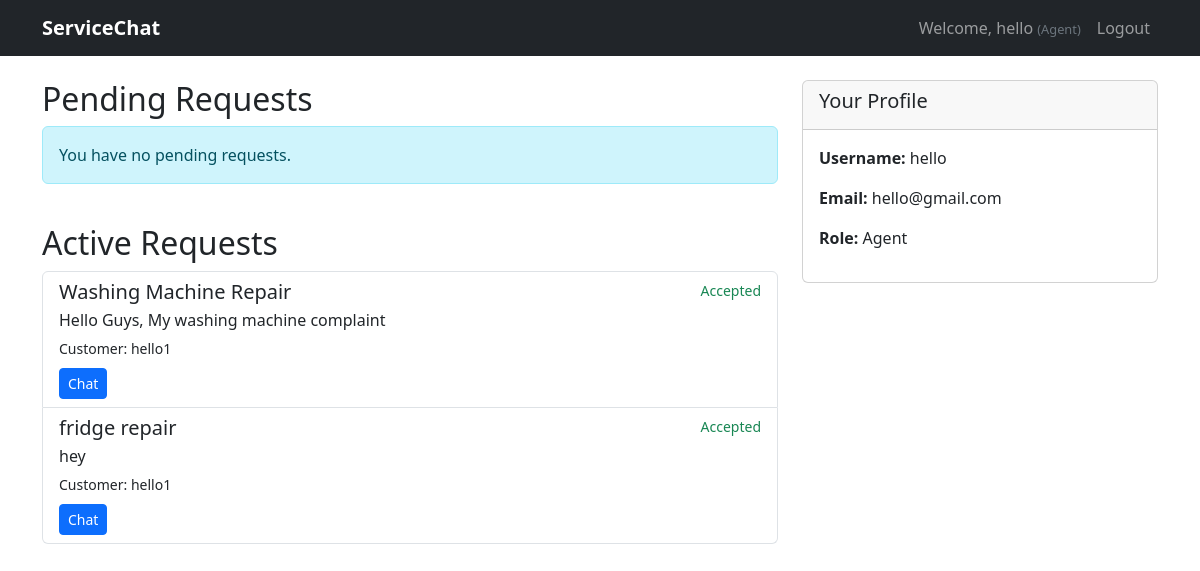
The page /agent/dashboard/ (signed in) on the database its author committed.
### core/models.py (models this page shows, shortened)
class User(AbstractUser):
    is_customer = models.BooleanField(default=False)
    is_agent = models.BooleanField(default=False)
    profile_picture = models.ImageField(upload_to='profile_pics/', null=True, blank=True)

class ServiceRequest(models.Model):
    STATUS_CHOICES = [
        ('pending', 'Pending'),
        ('accepted', 'Accepted'),
        ('rejected', 'Rejected'),
        ('completed', 'Completed'),
    ]
    customer = models.ForeignKey(User, on_delete=models.CASCADE, related_name='customer_requests')
    agent = models.ForeignKey(User, on_delete=models.CASCADE, related_name='agent_requests')
    subject = models.CharField(max_length=200)
    description = models.TextField()
    created_at = models.DateTimeField(default=timezone.now)
    status = models.CharField(max_length=20, choices=STATUS_CHOICES, default='pending')

### core/views.py (the view)
# urls.py: path('agent/dashboard/', views.agent_dashboard, name='agent_dashboard'),
@login_required
def agent_dashboard(request):
    if not request.user.is_agent:
        return redirect('customer_dashboard')
    pending_requests = ServiceRequest.objects.filter(agent=request.user, status='pending')
    active_requests = ServiceRequest.objects.filter(agent=request.user, status='accepted')
    return render(request, 'agent_dashboard.html', {
        'pending_requests': pending_requests,
        'active_requests': active_requests
    })

### core/templates/agent_dashboard.html
{% extends 'base.html' %}
{% block content %}
<div class="row">
    <div class="col-md-8">
        <h2>Pending Requests</h2>
        <div class="list-group mb-4">
            {% for req in pending_requests %}
                <div class="list-group-item">
                    <div class="d-flex w-100 justify-content-between">
                        <h5 class="mb-1">{{ req.subject }}</h5>
                        <small class="text-warning">Pending</small>
                    </div>
                    <p class="mb-1">{{ req.description|truncatechars:100 }}</p>
                    <small>Customer: {{ req.customer.username }}</small>
                    <div class="mt-2">
                        <a href="{% url 'update_request_status' req.id 'accepted' %}" class="btn btn-sm btn-success">Accept</a>
                        <a href="{% url 'update_request_status' req.id 'rejected' %}" class="btn btn-sm btn-danger">Reject</a>
                    </div>
                </div>
            {% empty %}
                <div class="alert alert-info">You have no pending requests.</div>
            {% endfor %}
        </div>
        <h2>Active Requests</h2>
        <div class="list-group">
            {% for req in active_requests %}
                <div class="list-group-item">
                    <div class="d-flex w-100 justify-content-between">
                        <h5 class="mb-1">{{ req.subject }}</h5>
                        <small class="text-success">Accepted</small>
                    </div>
                    <p class="mb-1">{{ req.description|truncatechars:100 }}</p>
                    <small>Customer: {{ req.customer.username }}</small>
                    <div class="mt-2">
                        <a href="{% url 'chat' req.id %}" class="btn btn-sm btn-primary">Chat</a>
                    </div>
                </div>
            {% empty %}
                <div class="alert alert-info">You have no active requests.</div>
            {% endfor %}
        </div>
    </div>
    <div class="col-md-4">
        <div class="card">
            <div class="card-header">
                <h5>Your Profile</h5>
            </div>
            <div class="card-body">
                <p><strong>Username:</strong> {{ user.username }}</p>
                <p><strong>Email:</strong> {{ user.email }}</p>
                <p><strong>Role:</strong> Agent</p>
            </div>
        </div>
    </div>
</div>
{% endblock %}

### core/templates/base.html (shortened to what this page needs)
<!DOCTYPE html>
<html lang="en">
<head>
    <link href="https://cdn.jsdelivr.net/npm/bootstrap@5.3.0/dist/css/bootstrap.min.css" rel="stylesheet">
</head>
<body>
    <nav class="navbar navbar-expand-lg navbar-dark bg-dark">
        <div class="container">
            <a class="navbar-brand" href="{% if user.is_authenticated %}{% if user.is_customer %}{% url 'customer_dashboard' %}{% else %}{% url 'agent_dashboard' %}{% endif %}{% else %}{% url 'login' %}{% endif %}">ServiceChat</a>
            <div class="collapse navbar-collapse" id="navbarNav">
                <ul class="navbar-nav ms-auto">
                    {% if user.is_authenticated %}
                        <li class="nav-item">
                            <span class="nav-link">
                                Welcome, {{ user.username }}
                                <span class="user-type">
                                    {% if user.is_customer %}(Customer){% else %}(Agent){% endif %}
                                </span>
                            </span>
                        </li>
                        <li class="nav-item">
                            <form action="{% url 'logout' %}" method="post" class="d-inline">
                            <button type="submit" class="nav-link btn btn-link" style="border: none; background: none; cursor: pointer;">Logout</button>
                            </form>
                        </li>
                    {% endif %}
                </ul>
            </div>
        </div>
    </nav>
    <div class="container mt-4">
        {% block content %}{% endblock %}
    </div>
</body>
</html>

### core/templates/base.html (style rules this page uses)
.navbar-brand { font-weight: bold; }
.user-type { font-size: 0.8rem; color: #6c757d; }

### rows shown on the page
User: username "hello", email "hello@gmail.com"
ServiceRequest: subject "Washing Machine Repair", description "Hello Guys, My washing machine complaint", customer.username "hello1"
ServiceRequest: subject "fridge repair", description "hey", customer.username "hello1"
